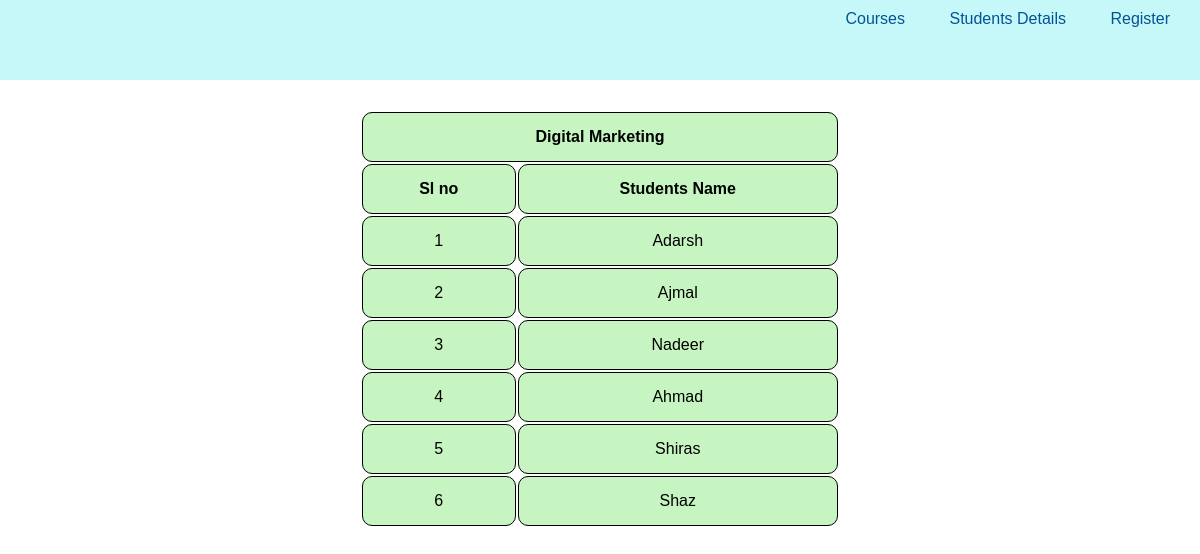
Page /course_students/2/ on the earlier database version.
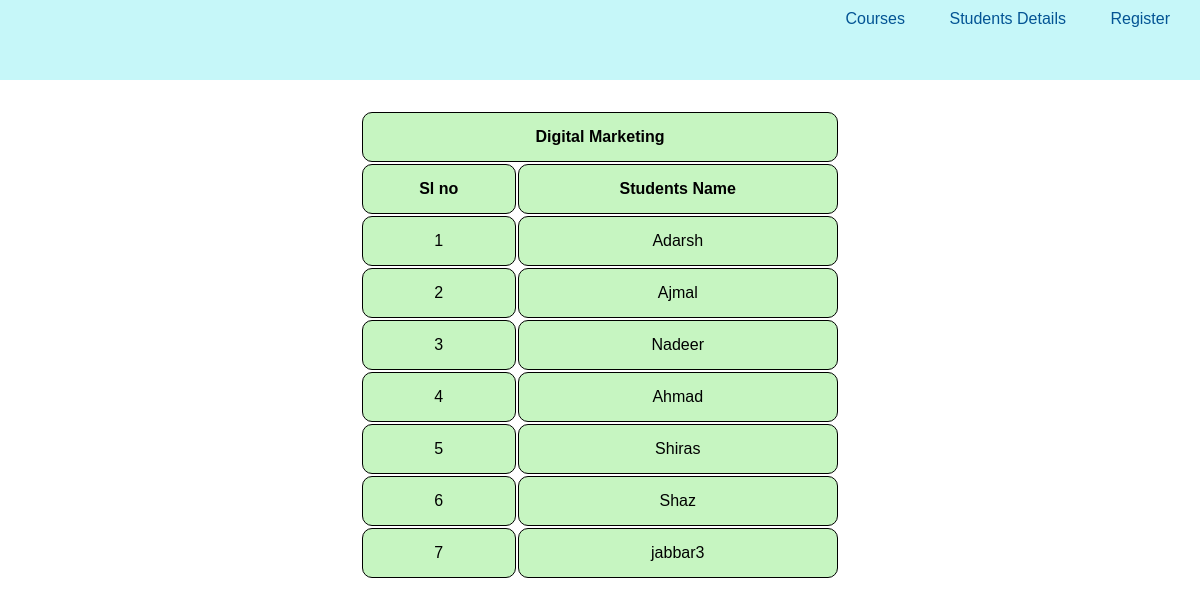
Same page on the later database version.
### registration/models.py (models this page shows)
class Students(models.Model):
    name = models.CharField(max_length= 100)
    email = models.EmailField(max_length=250)
    enrolled_course = models.ManyToManyField(Course, related_name="enrolled_course")
    def __str__(self):
        return self.name

### registration/views.py (the view)
# urls.py: path("course_students/<int:id>/",views.course_std,name="course_std")
def course_std(request, id):
    std_name = Course.objects.get(pk=id)
    context = {"std_name" : std_name}
    return render(request,"registration/course_students.html",context)

### registration/models.py (called while the page is built)
    def __str__(self):
        return self.title

### registration/templates/registration/course_students.html (shortened to what this page needs)
{% extends 'registration/base.html' %}
{% block content %}
<div class="course-student-container">
<table class="course-students-table">
    <tr>
        <th id="course-name" colspan="2">{{std_name}}</th>
    </tr>
    <tr>
        <th>Sl no</th>
        <th>Students Name</th>
    </tr>
    {% for student in std_name.enrolled_course.all %}
    <tr>
        <td>{{ forloop.counter }}</td>
        <td>{{ student }}</td>
    </tr>
    {% endfor %}
</table>
</div>
{% endblock %}

Differences in the rows shown:
added Students: name "jabbar3"
